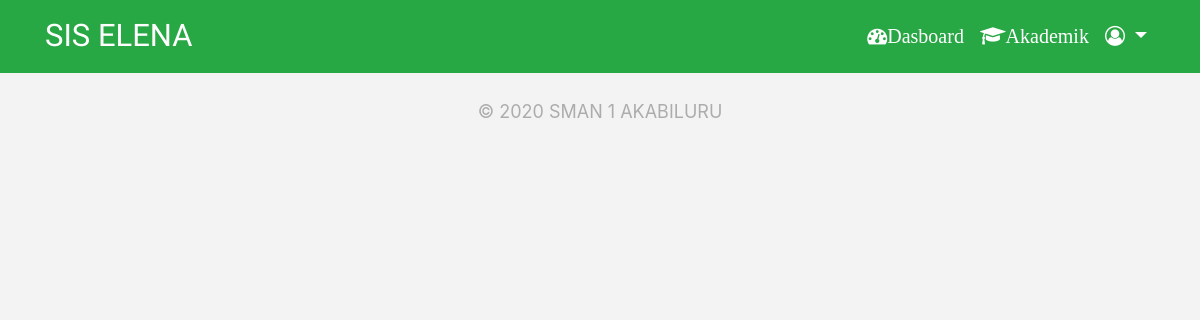
The app's page /view-mapel.php?id=PA01 (signed in), older data.
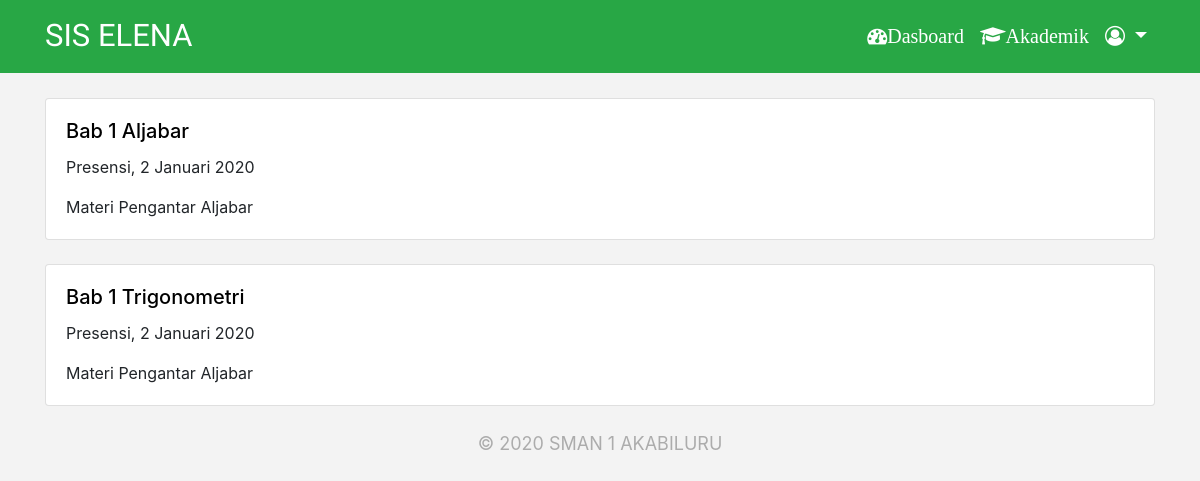
The same page, newer data.
### tables this page shows
CREATE TABLE `materi_mapel` (
  `id` int(11) NOT NULL,
  `kode_mapel` varchar(50) NOT NULL,
  `judul` varchar(50) NOT NULL,
  `kode_aktivitas` varchar(50) NOT NULL,
  `tanggal` date NOT NULL,
  `jam` varchar(10) NOT NULL,
  `kode_kelas` varchar(20) NOT NULL,
  `deskripsi` varchar(200) NOT NULL
);

### view-mapel.php (the view)
<?php
  include 'templates/header.php';
  $id = $_GET['id'];
  $tampilMateriQuery = mysqli_query($link, "SELECT * FROM materi_mapel where kode_mapel='$id'");
?>
    <div class="container">
      <div class="row row-cols-1 row-cols-md-1">
        <?php
          while ($tampilMateri = mysqli_fetch_array($tampilMateriQuery)) :
        ?>
        <div class="col mb-4">
          <div class="card">
              <div class="card-body">
                <a href="view-assign.php" class="text-color-a"><h5 class="card-title"><?php echo $tampilMateri['judul']; ?></h5></a>
                <p class="card-text">Presensi, 2 Januari 2020</p>
                <p class="card-text">Materi Pengantar Aljabar</p>
              </div>
          </div>
        </div>
      <?php endwhile; ?>
      </div>
    </div>
<?php
  include 'templates/footer.php'
?>

### templates/header.php (shortened to what this page needs)
<!doctype html>
<html lang="en">
  <head>
    <link rel="stylesheet" href="https://cdn.jsdelivr.net/npm/bootstrap@4.5.3/dist/css/bootstrap.min.css">
    <link rel="stylesheet" href="https://cdnjs.cloudflare.com/ajax/libs/font-awesome/4.7.0/css/font-awesome.min.css">
    <link rel="stylesheet" href="./asset/style.css">
  </head>
  <body>
    <nav class="navbar navbar-expand-lg navbar-light bg-success">
      <div class="container">
        <a class="navbar-brand text-white" href="index.html">SIS ELENA</a>
        <div class="collapse navbar-collapse" id="navbarNavDropdown">
          <ul class="navbar-nav ml-auto">
            <li class="nav-item active">
              <a class="nav-link fa fa-dashboard text-white" href="dasboard-siswa.php">Dasboard <span class="sr-only">(current)</span></a>
            </li>
            <li class="nav-item">
              <a class="nav-link fa fa-mortar-board text-white" href="akademik.php">Akademik</a>
            </li>
            <li class="nav-item dropdown">
              <a class="nav-link fa fa-user-circle-o text-white dropdown-toggle" href="#" id="navbarDropdownMenuLink" role="button" data-toggle="dropdown" aria-haspopup="true" aria-expanded="false">
              </a>
            </li>
          </ul>
        </div>
      </div>
    </nav>

### templates/footer.php (shortened to what this page needs)
    <div class="row footer">
      <div class="col text-center">
        <p>	&copy; 2020 SMAN 1 AKABILURU</p>
      </div>
    </div>
  </body>
</html>

### asset/style.css (style rules this page uses)
body { background-color: #F3F3F3; }
.navbar { margin-bottom: 25px; }
.navbar-brand { font-family: Viga; font-size: 31px; }
.nav-item { font-size: 20px; }
.text-color-a { color: black; }
.footer p { color: #acacac; font-size: 18px; }

Row changes from the older to the newer data that the page shows:
added materi_mapel: judul "Bab 1 Aljabar"
added materi_mapel: judul "Bab 1 Trigonometri"
